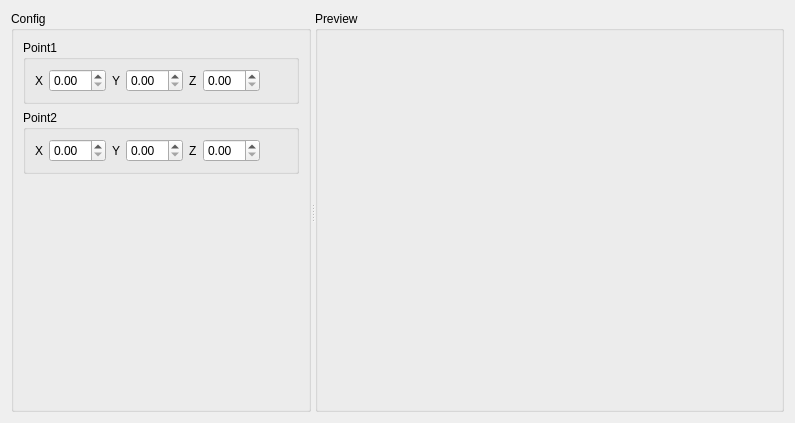
<?xml version="1.0" encoding="UTF-8"?>
<ui version="4.0">
 <class>UseArrowWidgetWindow</class>
 <widget class="QWidget" name="UseArrowWidgetWindow">
  <property name="geometry">
   <rect>
    <x>0</x>
    <y>0</y>
    <width>795</width>
    <height>423</height>
   </rect>
  </property>
  <property name="windowTitle">
   <string>Form</string>
  </property>
  <layout class="QGridLayout" name="gridLayout">
   <item row="0" column="0">
    <widget class="QSplitter" name="splitter">
     <property name="orientation">
      <enum>Qt::Horizontal</enum>
     </property>
     <widget class="QGroupBox" name="groupBox">
      <property name="maximumSize">
       <size>
        <width>300</width>
        <height>16777215</height>
       </size>
      </property>
      <property name="title">
       <string>Config</string>
      </property>
      <layout class="QGridLayout" name="gridLayout_4">
       <item row="0" column="0">
        <layout class="QGridLayout" name="gridLayout_3">
         <item row="1" column="0">
          <widget class="QGroupBox" name="groupBox_4">
           <property name="title">
            <string>Point2</string>
           </property>
           <layout class="QGridLayout" name="gridLayout_6">
            <item row="0" column="0">
             <layout class="QHBoxLayout" name="horizontalLayout_2">
              <item>
               <widget class="QLabel" name="label">
                <property name="text">
                 <string>X</string>
                </property>
               </widget>
              </item>
              <item>
               <widget class="QDoubleSpinBox" name="pot2xSpinBox">
                <property name="singleStep">
                 <double>0.010000000000000</double>
                </property>
               </widget>
              </item>
              <item>
               <widget class="QLabel" name="label_2">
                <property name="text">
                 <string>Y</string>
                </property>
               </widget>
              </item>
              <item>
               <widget class="QDoubleSpinBox" name="pot2ySpinBox">
                <property name="singleStep">
                 <double>0.010000000000000</double>
                </property>
               </widget>
              </item>
              <item>
               <widget class="QLabel" name="label_3">
                <property name="text">
                 <string>Z</string>
                </property>
               </widget>
              </item>
              <item>
               <widget class="QDoubleSpinBox" name="pot2zSpinBox">
                <property name="singleStep">
                 <double>0.010000000000000</double>
                </property>
               </widget>
              </item>
              <item>
               <spacer name="horizontalSpacer">
                <property name="orientation">
                 <enum>Qt::Horizontal</enum>
                </property>
                <property name="sizeHint" stdset="0">
                 <size>
                  <width>40</width>
                  <height>20</height>
                 </size>
                </property>
               </spacer>
              </item>
             </layout>
            </item>
           </layout>
          </widget>
         </item>
         <item row="0" column="0">
          <widget class="QGroupBox" name="groupBox_3">
           <property name="title">
            <string>Point1</string>
           </property>
           <layout class="QGridLayout" name="gridLayout_5">
            <item row="1" column="0">
             <layout class="QHBoxLayout" name="horizontalLayout">
              <item>
               <widget class="QLabel" name="label_4">
                <property name="text">
                 <string>X</string>
                </property>
               </widget>
              </item>
              <item>
               <widget class="QDoubleSpinBox" name="pot1xSpinBox">
                <property name="singleStep">
                 <double>0.010000000000000</double>
                </property>
               </widget>
              </item>
              <item>
               <widget class="QLabel" name="label_5">
                <property name="text">
                 <string>Y</string>
                </property>
               </widget>
              </item>
              <item>
               <widget class="QDoubleSpinBox" name="pot1ySpinBox">
                <property name="singleStep">
                 <double>0.010000000000000</double>
                </property>
               </widget>
              </item>
              <item>
               <widget class="QLabel" name="label_6">
                <property name="text">
                 <string>Z</string>
                </property>
               </widget>
              </item>
              <item>
               <widget class="QDoubleSpinBox" name="pot1zSpinBox">
                <property name="singleStep">
                 <double>0.010000000000000</double>
                </property>
               </widget>
              </item>
              <item>
               <spacer name="horizontalSpacer_2">
                <property name="orientation">
                 <enum>Qt::Horizontal</enum>
                </property>
                <property name="sizeHint" stdset="0">
                 <size>
                  <width>40</width>
                  <height>20</height>
                 </size>
                </property>
               </spacer>
              </item>
             </layout>
            </item>
           </layout>
          </widget>
         </item>
         <item row="2" column="0">
          <spacer name="verticalSpacer">
           <property name="orientation">
            <enum>Qt::Vertical</enum>
           </property>
           <property name="sizeHint" stdset="0">
            <size>
             <width>20</width>
             <height>40</height>
            </size>
           </property>
          </spacer>
         </item>
        </layout>
       </item>
      </layout>
     </widget>
     <widget class="QGroupBox" name="groupBox_2">
      <property name="title">
       <string>Preview</string>
      </property>
      <layout class="QGridLayout" name="gridLayout_2">
       <item row="0" column="0">
        <layout class="QVBoxLayout" name="previewLayout"/>
       </item>
      </layout>
     </widget>
    </widget>
   </item>
  </layout>
 </widget>
 <resources/>
 <connections/>
</ui>
